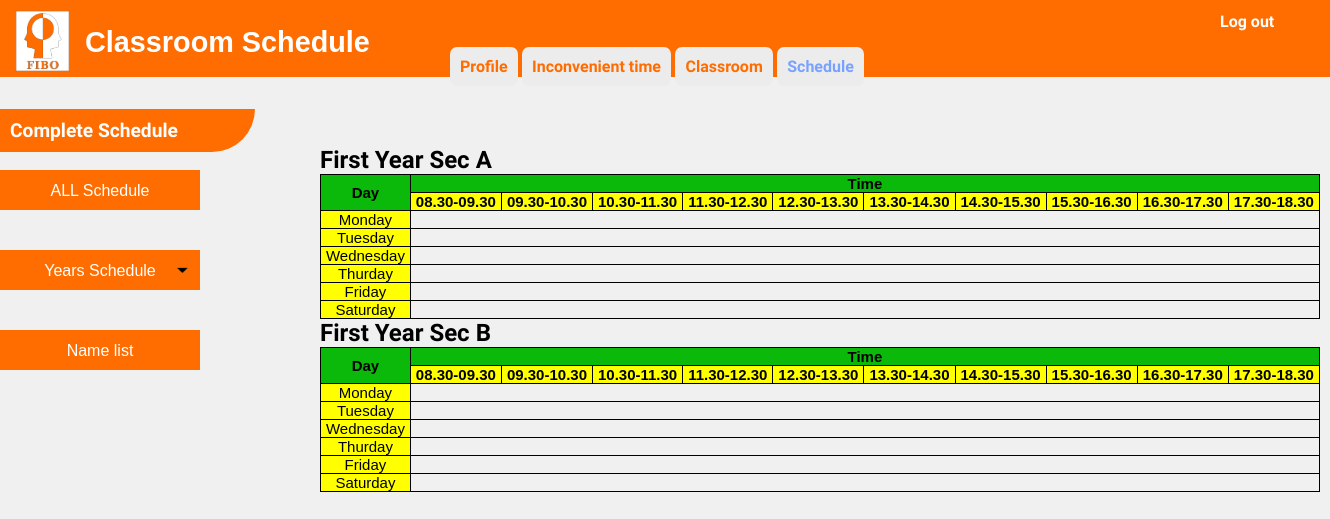
The app's page /user4-b1.php, older data.
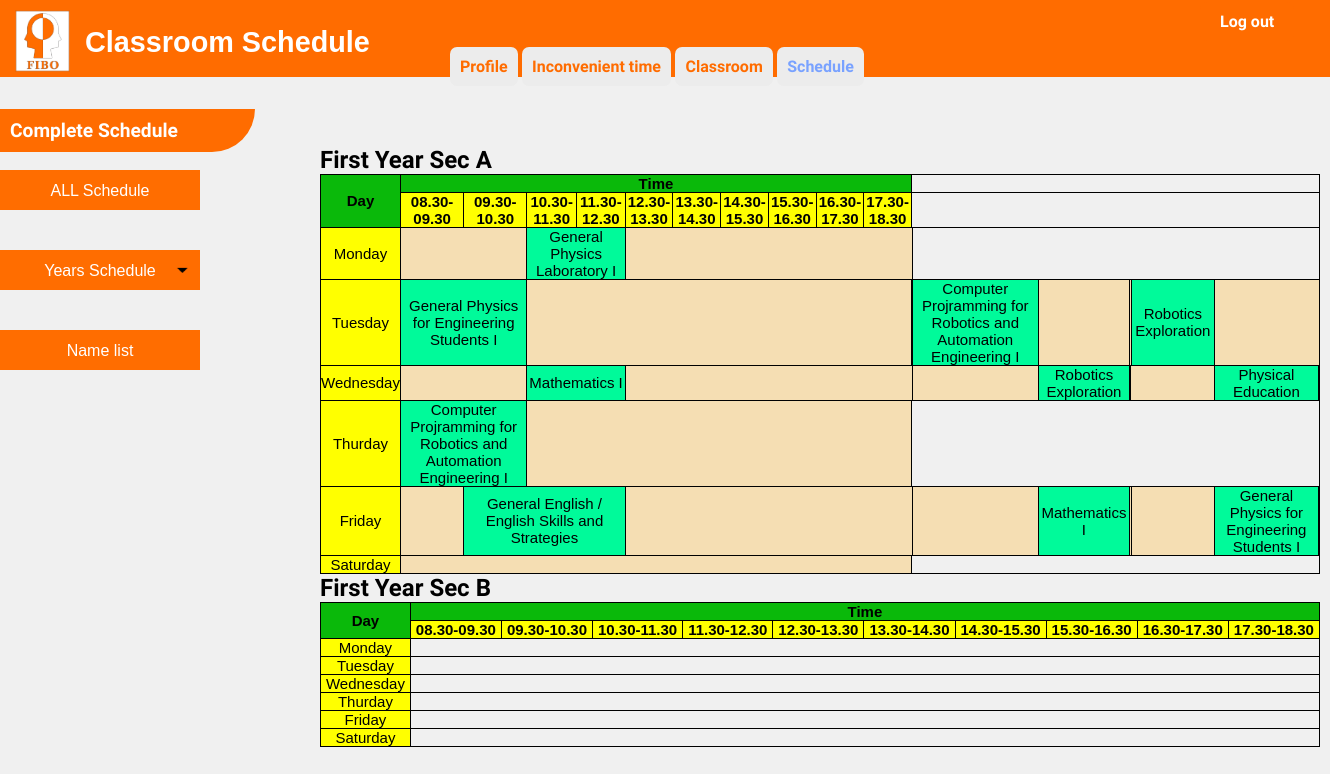
The same page, newer data.
### tables this page shows
CREATE TABLE `table_subject_description_output` (
  `No` int(100) NOT NULL,
  `subject_level` varchar(100) NOT NULL,
  `subject_code` varchar(100) NOT NULL,
  `subject_name` varchar(100) NOT NULL,
  `subject_hour_per_week` varchar(100) NOT NULL,
  `subject_hour_per_day` varchar(100) NOT NULL,
  `subject_sec` varchar(100) NOT NULL,
  `Day` varchar(100) NOT NULL,
  `start_time` varchar(100) NOT NULL
);

### user4-b1.php (the view, shortened to what the changed rows need)
<?php
      require 'dbconfig/config.php';
?>
<!DOCTYPE html>
<html lang="en">
  <head>
    <link rel="stylesheet" type="text/css" href="css/user4-1.css">
    <link rel="stylesheet" type="text/css" href="css/user4-2.css">
  </head>
  <body >
        <div  style="margin-top: -300px; margin-left: 320px" class="show">
        <h1>First Year Sec A</h1>
        <table>
            <tr class="head">
                <th rowspan="2">
                    Day
                </th>
                <th colspan="10">
                    Time
                </th>
            </tr>
            <tr  class="head-time">
                <th>
                    08.30-09.30
                </th>
                <th>
                    09.30-10.30
                </th>
                <th>
                    10.30-11.30
                </th>
                <th>
                    11.30-12.30
                </th>
                <th>
                    12.30-13.30
                </th>
                <th>
                    13.30-14.30
                </th>
                <th>
                    14.30-15.30
                </th>
                <th>
                    15.30-16.30
                </th>
                <th>
                    16.30-17.30
                </th>
                <th>
                    17.30-18.30
                </th>
            </tr>
            <tr>
                <td style="background-color: yellow">
                    Monday
                </td>
                <?php
                    $sql = "SELECT * FROM table_subject_description_output";
                    $smyData = mysqli_query($con, $sql);
                    while($row = mysqli_fetch_array($smyData)) {
                        $hour = (int)$row['subject_hour_per_day'];
                        $time = (int)$row['start_time'];
                        if($row['subject_level'] == "1" ) {
                            if($row['subject_sec'] == "A") {
                                if($row['Day'] == "0"){
                                    if($time > 0 && $time < 99) {
                                        echo "<td style='background-color: wheat;' colspan='$time'></td>";
                                        echo "<td style='background-color: #00FA9A' colspan='$hour'>" . $row['subject_name'] . "</td>";
                                        echo "<td style='background-color: wheat;' colspan='10-$time'></td>";
                                    }
                                }
                            }
                        }
                    }
                ?>
            </tr>
            <tr>
                <td style="background-color: yellow">
                    Tuesday
                </td>
                <?php
                    $sql = "SELECT * FROM table_subject_description_output";
                    $smyData = mysqli_query($con, $sql);
                    while($row = mysqli_fetch_array($smyData)) {
                        $hour = (int)$row['subject_hour_per_day'];
                        $time = (int)$row['start_time'];
                        if($row['subject_level'] == "1" ) {
                            if($row['subject_sec'] == "A") {
                                if($row['Day'] == "1"){
                                    if($time > 0 && $time < 99) {
                                        echo "<td style='background-color: #00FA9A' colspan='$hour'>" . $row['subject_name'] . "</td>";
                                        echo "<td style='background-color: wheat;' colspan='10-$time'></td>";
                                    }
                                    else if($time == 0) {
                                        echo "<td style='background-color: #00FA9A' colspan='$hour'>" . $row['subject_name'] . "</td>";
                                        echo "<td style='background-color: wheat;' colspan='10-$time'></td>";
                                    }
                                    else if($time == 99) {
                                        echo "<td style='background-color: wheat;' colspan='10'></td>";
                                    }
                                }
                            }
                        }
                    }
                ?>
            </tr>
            <tr>
                <td style="background-color: yellow">
                    Wednesday
                </td>
                <?php
                    $sql = "SELECT * FROM table_subject_description_output";
                    $smyData = mysqli_query($con, $sql);
                    while($row = mysqli_fetch_array($smyData)) {
                        $hour = (int)$row['subject_hour_per_day'];
                        $time = (int)$row['start_time'];
                        if($row['subject_level'] == "1" ) {
                            if($row['subject_sec'] == "A") {
                                if($row['Day'] == "2"){
                                    if($time > 0 && $time < 99) {
                                        echo "<td style='background-color: wheat;' colspan='$time'></td>";
                                        echo "<td style='background-color: #00FA9A' colspan='$hour'>" . $row['subject_name'] . "</td>";
                                        echo "<td style='background-color: wheat;' colspan='10-$time'></td>";
                                    }
                                }
                            }
                        }
                    }
                ?>
            </tr>
            <tr>
                <td style="background-color: yellow">
                    Thurday
                </td>
                <?php
                    $sql = "SELECT * FROM table_subject_description_output";
                    $smyData = mysqli_query($con, $sql);
                    while($row = mysqli_fetch_array($smyData)) {
                        $hour = (int)$row['subject_hour_per_day'];
                        $time = (int)$row['start_time'];
                        if($row['subject_level'] == "1" ) {
                            if($row['subject_sec'] == "A") {
                                if($row['Day'] == "3"){
                                    if($time > 0 && $time < 99) {
                                        echo "<td style='background-color: wheat;' colspan='$time'></td>";
                                        echo "<td style='background-color: #00FA9A' colspan='$hour'>" . $row['subject_name'] . "</td>";
                                        echo "<td style='background-color: wheat;' colspan='10-$time'></td>";
                                    }
                                    else if($time == 0) {
                                        echo "<td style='background-color: #00FA9A' colspan='$hour'>" . $row['subject_name'] . "</td>";
                                        echo "<td style='background-color: wheat;' colspan='10-$time'></td>";
                                    }
                                    else if($time == 99) {
                                        echo "<td style='background-color: wheat;' colspan='10'></td>";
                                    }
                                }
                            }
                        }
                    }
                ?>
            </tr>
            <tr>
                <td style="background-color: yellow">
                    Friday
                </td>
                <?php
                    $sql = "SELECT * FROM table_subject_description_output";
                    $smyData = mysqli_query($con, $sql);
                    while($row = mysqli_fetch_array($smyData)) {
                        $hour = (int)$row['subject_hour_per_day'];
                        $time = (int)$row['start_time'];
                        if($row['subject_level'] == "1" ) {
                            if($row['subject_sec'] == "A") {
                                if($row['Day'] == "4"){
                                    if($time > 0 && $time < 99) {
                                        echo "<td style='background-color: wheat;' colspan='$time'></td>";
                                        echo "<td style='background-color: #00FA9A' colspan='$hour'>" . $row['subject_name'] . "</td>";
                                        echo "<td style='background-color: wheat;' colspan='10-$time'></td>";
                                    }
                                }
                            }
                        }
                    }
                ?>
            </tr>
            <tr>
                <td style="background-color: yellow">
                    Saturday
                </td>
                <?php
                    $sql = "SELECT * FROM table_subject_description_output";
                    $smyData = mysqli_query($con, $sql);
                    while($row = mysqli_fetch_array($smyData)) {
                        $hour = (int)$row['subject_hour_per_day'];
                        $time = (int)$row['start_time'];
                        if($row['subject_level'] == "1" ) {
                            if($row['subject_sec'] == "A") {
                                if($row['Day'] == "5") {
                                    if($time > 0 && $time < 99) {
                                        echo "<td style='background-color: wheat;' colspan='$time'></td>";
                                        echo "<td style='background-color: #00FA9A' colspan='$hour'>" . $row['subject_name'] . "</td>";
                                        echo "<td style='background-color: wheat;' colspan='10-$time'></td>";
                                    }
                                    else if($time == 0) {
                                        echo "<td style='background-color: #00FA9A' colspan='$hour'>" . $row['subject_name'] . "</td>";
                                        echo "<td style='background-color: wheat;' colspan='10-$time'></td>";
                                    }
                                    else if($time == 99) {
                                        echo "<td style='background-color: wheat;' colspan='10'></td>";
                                    }
                                }
                            }
                        }
                    }
                ?>
            </tr>
            </table>
            <h1>First Year Sec B</h1>
            <table>
            <tr class="head">
                <th rowspan="2">
                    Day
                </th>
                <th colspan="10">
                    Time
                </th>
            </tr>
            <tr  class="head-time">
                <th>
                    08.30-09.30
                </th>
                <th>
                    09.30-10.30
                </th>
                <th>
                    10.30-11.30
                </th>
                <th>
                    11.30-12.30
                </th>
                <th>
                    12.30-13.30
                </th>
                <th>
                    13.30-14.30
                </th>
                <th>
                    14.30-15.30
                </th>
                <th>
                    15.30-16.30
                </th>
                <th>
                    16.30-17.30
                </th>
                <th>
                    17.30-18.30
                </th>
            </tr>
            </table>
  </body>
</html>

Row changes from the older to the newer data that the page shows:
now on this page (row edited): table_subject_description_output: subject_name "General Physics Laboratory I", shown under "First Year Sec A"
now on this page (row edited): table_subject_description_output: subject_name "General Physics for Engineering Students I"
now on this page (row edited): table_subject_description_output: subject_name "Computer Projramming for Robotics and Automation Engineering I"
now on this page (row edited): table_subject_description_output: subject_name "Robotics Exploration"
now on this page (row edited): table_subject_description_output: subject_name "Mathematics I"
now on this page (row edited): table_subject_description_output: subject_name "Robotics Exploration"
now on this page (row edited): table_subject_description_output: subject_name "Physical Education"
now on this page (row edited): table_subject_description_output: subject_name "Computer Projramming for Robotics and Automation Engineering I"
now on this page (row edited): table_subject_description_output: subject_name "General English / English Skills and Strategies"
now on this page (row edited): table_subject_description_output: subject_name "Mathematics I"
now on this page (row edited): table_subject_description_output: subject_name "General Physics for Engineering Students I"
now on this page (row edited): table_subject_description_output: subject_level "1" (drawn)
